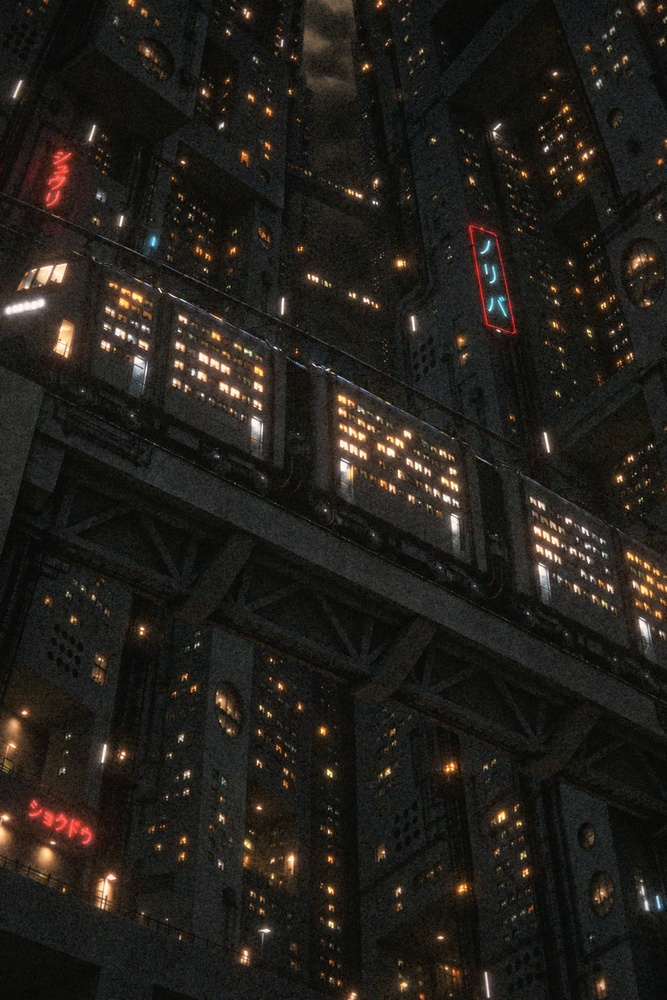
#> input picture images/night_photo_full_res.jpg, 667 x 1000 px, shrunk from 1988 x 2982 before the run
$ python film_b2.py ../../../images/night_photo_full_res.jpg out.png
#> lines starting #> are read from the running program, lines starting #| are printed output that depends on the picture; after the words box and inside, x2 and y2 are one past the last pixel; in counts of white or black regions, pixels touching at a corner belong together
#!/usr/bin/env python3
"""Kodak Portra 400 night-shoot emulation + lab scan (Frontier/Noritsu-like).

usage: python3 -I scripts/film.py IN.png OUT.png [--seed N] [--grain 1.0] [--halation 1.0] [--exposure 0.0]
          [--look portra|cinematic] [--mtf 0.12] [--halo-size 0.75] [--diffusion 0.006] [--sharpen 1.0]
          [--clarity 0.35] [--grain-size 0.8] [--grain-shadow 0.55] [--legacy]
  --legacy reproduces the pre-clarity version exactly (MTF 0.25, full halation spread, 1.2% diffusion,
  single-radius USM, coarser/heavier shadow grain).

Pipeline (linear light unless noted):
  1. exposure (stops) and film MTF softness
  2. halation: bright sources get a soft halo that turns warm red-orange at its outer edge
     (light bouncing off the film base; Portra's anti-halation layer keeps it subtle) + gentle diffusion
  3. per-channel characteristic curve: long soft shoulder (neon cores roll to pastel instead of clipping),
     soft toe with a slight cyan-green lift typical of underexposed Portra scans
  4. colour: restrained saturation on the most saturated neons, warm creamy highlights, cool shadows
  5. scan: gentle midtone contrast; capture sharpening on luminance at two radii (fine + medium) with
     noise coring, highlight protection and overshoot limiting (no halos round neon), then an edge-aware
     (guided-filter) clarity boost in the shadows/midtones
  6. grain: clumpy multi-scale, density-dependent (strongest in shadows/midtones), mostly luminance with a
     little dye-cloud chroma; size scales with output resolution; deterministic with --seed
"""
import argparse
import numpy as np
import cv2
from PIL import Image


def s2l(x):
    return np.where(x <= 0.04045, x / 12.92, ((x + 0.055) / 1.055) ** 2.4).astype(np.float32)


def l2s(x):
    x = np.clip(x, 0, None)
    return np.where(x <= 0.0031308, x * 12.92, 1.055 * np.power(x, 1 / 2.4) - 0.055).astype(np.float32)


def blur(img, sigma):
    if sigma <= 0:
        return img
    return cv2.GaussianBlur(img, (0, 0), sigma, borderType=cv2.BORDER_REFLECT)


def smoothstep(a, b, x):
    t = np.clip((x - a) / (b - a), 0, 1)
    return t * t * (3 - 2 * t)


def luma(x):
    return 0.2126 * x[..., 0] + 0.7152 * x[..., 1] + 0.0722 * x[..., 2]


def guided(I, r, eps):
    """self-guided filter (He et al.): edge-preserving smooth base of a single-channel image"""
    box = lambda x: cv2.boxFilter(x, -1, (2 * r + 1, 2 * r + 1), borderType=cv2.BORDER_REFLECT)
    m = box(I); v = box(I * I) - m * m
    A = v / (v + eps); B = m - A * m
    return box(A) * I + box(B)


def sharpen(ls, k, amount):
    """two-radius luminance capture sharpening with coring, highlight protection and overshoot limit"""
    d1 = ls - blur(ls, 0.55 * k)                      # fine: edges of windows, railings, letter strokes
    d2 = ls - blur(ls, 1.5 * k)                       # medium: acutance of larger structures
    u = 0.85 * d1 + 0.45 * d2
    t = 0.0035                                        # coring: leave flat noise / JPEG mush alone
    u = u * (u * u / (u * u + t * t))
    u *= 1 - 0.75 * smoothstep(0.62, 0.95, ls)        # protect bright neon / highlights
    sh = ls + amount * u
    ker = np.ones((3, 3), np.uint8)                   # limit over/undershoot to a small margin: no halos
    mx, mn = cv2.dilate(ls, ker), cv2.erode(ls, ker)
    m = 0.018
    sh = np.minimum(sh, mx + m + 0.25 * np.maximum(sh - mx - m, 0))
    sh = np.maximum(sh, mn - m - 0.25 * np.maximum(mn - m - sh, 0))
    return sh - ls


def clarity(ls, k, amount):
    """local contrast vs an edge-aware base, strongest in the shadows/midtones, off in highlights"""
    base = guided(ls, max(2, int(round(12 * k))), 0.03 ** 2)
    d = ls - base
    w = smoothstep(0.03, 0.14, ls) * (1 - smoothstep(0.5, 0.85, ls))
    return amount * np.clip(d, -0.08, 0.08) * w


def main():
    ap = argparse.ArgumentParser(description=__doc__, formatter_class=argparse.RawDescriptionHelpFormatter)
    ap.add_argument('inp'); ap.add_argument('out')
    ap.add_argument('--seed', type=int, default=400)
    ap.add_argument('--grain', type=float, default=1.0)
    ap.add_argument('--halation', type=float, default=1.0)
    ap.add_argument('--exposure', type=float, default=0.0, help='stops')
    ap.add_argument('--jpeg', default=None, help='also write a JPEG (quality 95) here')
    ap.add_argument('--look', default='portra', choices=['portra', 'cinematic'],
                    help='cinematic = desaturated teal-green night grade, lifted hazy blacks, heavier grain')
    ap.add_argument('--mtf', type=float, default=0.12, help='film/lens MTF blur sigma (px at 2400 wide); legacy 0.25')
    ap.add_argument('--halo-size', type=float, default=0.75, help='halation radius scale; legacy 1.0')
    ap.add_argument('--diffusion', type=float, default=0.006, help='diffusion veil weight; legacy 0.012')
    ap.add_argument('--sharpen', type=float, default=1.0, help='two-radius capture sharpening amount')
    ap.add_argument('--clarity', type=float, default=0.35, help='edge-aware local contrast in shadows/mids')
    ap.add_argument('--grain-size', type=float, default=0.8, help='grain size scale; legacy 1.0')
    ap.add_argument('--grain-shadow', type=float, default=0.55, help='grain strength in the shadows; legacy 1.0')
    ap.add_argument('--legacy', action='store_true', help='pre-clarity behaviour (overrides the flags above)')
    a = ap.parse_args()
    if a.legacy:
        a.mtf, a.halo_size, a.diffusion, a.grain_size, a.grain_shadow = 0.25, 1.0, 0.012, 1.0, 1.0

    img = np.asarray(Image.open(a.inp).convert('RGB'), np.float32) / 255.0
    H, W = img.shape[:2]
    k = W / 2400.0                                   # resolution scale (tuned at 2400x3600)
    lin = s2l(img) * (2.0 ** a.exposure)

    # 1. film / lens MTF: a touch of softness
    lin = blur(lin, a.mtf * k)

    # 2. halation + diffusion
    L = luma(lin)
    hot = np.clip(lin - 0.35, 0, None) * smoothstep(0.35, 1.2, L)[..., None]
    halo_in = blur(hot, 5 * k * a.halo_size)
    halo_out = blur(hot, 16 * k * a.halo_size)
    warm = np.array([1.0, 0.36, 0.12], np.float32)       # red-orange at the outer edge
    hal = (halo_in * 0.35 + (halo_out * warm) * 0.55) * a.halation
    diff = blur(lin, 9 * k) * a.diffusion * a.halation
    lin = lin + hal + diff

    # 3. characteristic curve per channel (crossover: red shoulder slightly later -> warm highlights)
    shoulder = np.array([1.55, 1.40, 1.25], np.float32)
    y = lin / (1.0 + lin / shoulder)
    y = y * 1.06                                     # unit slope at the toe; slight overall density lift
    toe = np.array([0.0022, 0.0034, 0.0038], np.float32)
    y = y * (1 - toe) + toe * (1 - np.exp(-y / 0.02))  # soft toe with a slight cyan-green lift
    y = np.clip(y, 0, None)

    # 4. colour: tame the most saturated neons, warm highlights, cool shadows
    Ly = luma(y)[..., None]
    C = y - Ly
    sat = np.linalg.norm(C, axis=-1, keepdims=True) / (Ly + 0.02)
    y = Ly + C * (0.93 - 0.14 * smoothstep(0.6, 2.2, sat))
#> call 2 of smoothstep, with a = 0.6, b = 2.2
#> in smoothstep (call 2), `t = np.clip((x - a) / (b - a), 0, 1)`:
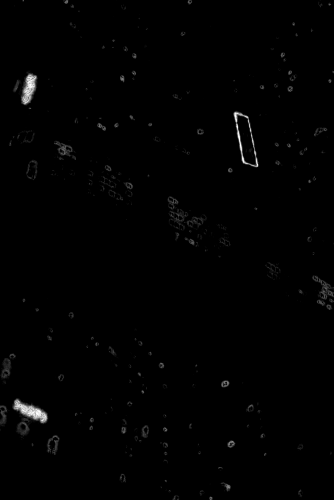
#> t: shape (1000, 667, 1) float32 (shown at 1/2 size); min 0, max 1, mean 0.00753
    h = smoothstep(0.08, 0.7, Ly)
    y = y * (1 + h * np.array([0.045, 0.012, -0.05], np.float32)) * (1 + (1 - h) * np.array([-0.02, 0.005, 0.03], np.float32))

    # 4b. cinematic grade (style references): near-monochrome, teal-green shadows, warm sodium highlights
    if a.look == 'cinematic':
        Ly = luma(y)[..., None]
        h = smoothstep(0.02, 0.6, Ly)
        satk = 0.62 + 0.22 * smoothstep(0.25, 1.0, Ly)        # keep a little more colour in bright neon cores
        y = Ly + (y - Ly) * satk
        y = y * (1 + (1 - h) * np.array([-0.16, 0.05, -0.02], np.float32)) * (1 + h * np.array([0.07, 0.015, -0.10], np.float32))

    # 5. scan: back to display, gentle midtone contrast, unsharp mask on luminance
    g = l2s(y)
    g = np.clip(g, 0, 1)
    if a.look == 'cinematic':
        lift = np.array([0.022, 0.031, 0.028], np.float32)      # blacks sit in green-grey haze
        g = lift + g * (1 - lift) * 0.97
        g = g + 0.10 * (g - 0.5) * (1 - np.abs(2 * g - 1))
    else:
        g = g + 0.06 * (g - 0.5) * (1 - np.abs(2 * g - 1))
    lum_s = luma(g)
    if a.legacy:
        usm = lum_s - blur(lum_s, 1.1 * k)
        g = g + (0.75 * usm)[..., None]
    else:
        d = np.zeros_like(lum_s)
        if a.sharpen: d += sharpen(lum_s, k, a.sharpen)
#> in sharpen, `d1 = ls - blur(ls, 0.55 * k)`:
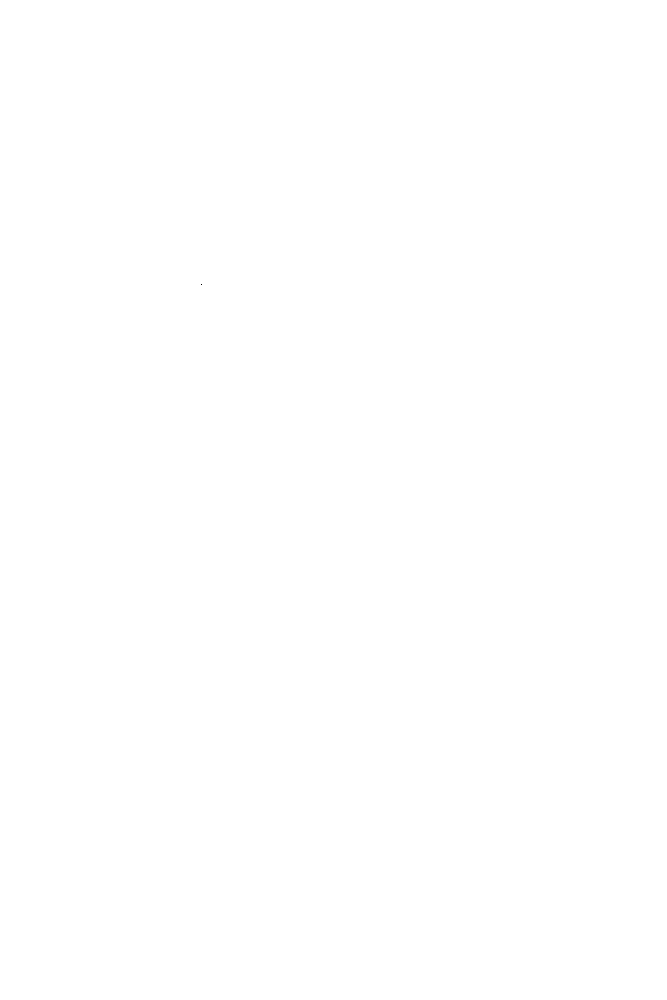
#> d1: shape (1000, 667) float32; values -2.33e-10 (black) and 0 (white), 100% white; black in thin lines or dots, all inside (x1, y1, x2, y2) = (201, 284, 202, 285)
#> in sharpen, `d2 = ls - blur(ls, 1.5 * k)`:
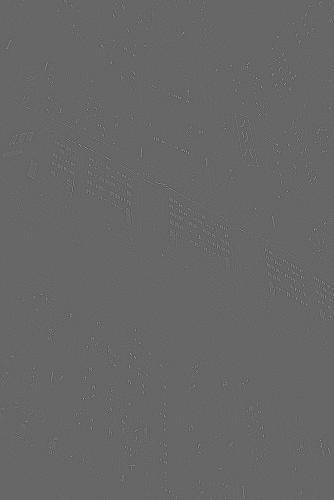
#> d2: shape (1000, 667) float32 (shown at 1/2 size); min -0.0553, max 0.0814, mean -6.6e-09; drawn with min black and max white
#> in sharpen, `mx, mn = cv2.dilate(ls, ker), cv2.erode(ls, ker)`:
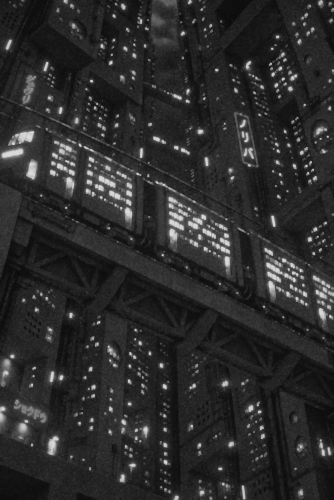
#> mx: shape (1000, 667) float32 (shown at 1/2 size); min 0.0379, max 0.861, mean 0.173
        if a.clarity: d += clarity(lum_s + d, k, a.clarity)
#> in guided, `v = box(I * I) - m * m`:
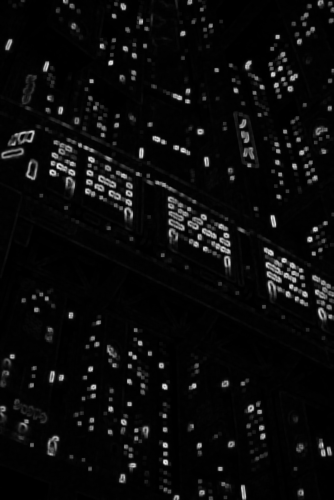
#> v: shape (1000, 667) float32 (shown at 1/2 size); min 2.07e-05, max 0.0605, mean 0.00281; drawn with min black and max white
#> in guided, `A = v / (v + eps)`:
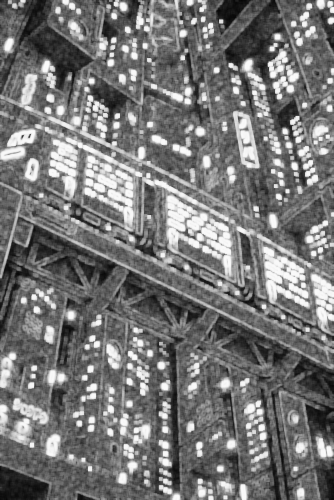
#> A: shape (1000, 667) float32 (shown at 1/2 size); min 0.0225, max 0.985, mean 0.465
#> in guided, `B = m - A * m`:
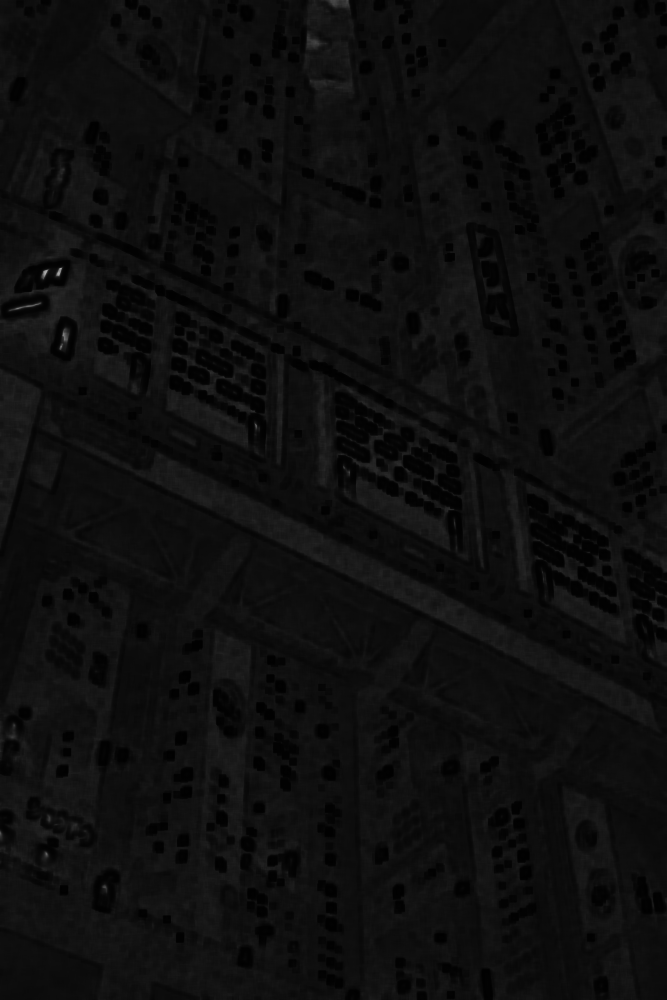
#> B: shape (1000, 667) float32; min 0.005, max 0.675, mean 0.0568
        g = g + d[..., None]

    # 6. grain (sRGB domain): clumpy multi-scale, density dependent
    rng = np.random.default_rng(a.seed)
    def octave(sig, shape=(H, W)):
        n = rng.standard_normal(shape).astype(np.float32)
        n = blur(n, sig)
        return n / (n.std() + 1e-6)
    gs = a.grain_size
    gl = 0.7 * octave(0.6 * k * gs) + 0.3 * octave(1.2 * k * gs) + 0.08 * gs * octave(2.6 * k * gs)
    gl /= gl.std()
    ls = np.clip(luma(np.clip(g, 0, 1)), 0, 1)
    if a.legacy:
        amp = 0.006 + 0.019 * np.exp(-((ls - 0.22) / 0.26) ** 2) + 0.006 * (1 - ls)   # peaks in shadows/midtones
    else:
        # same midtone grain, less in the deep shadows (where it read as noise over the dark concrete)
        sh = a.grain_shadow + (1 - a.grain_shadow) * smoothstep(0.08, 0.32, ls)
        amp = (0.006 + 0.019 * np.exp(-((ls - 0.24) / 0.26) ** 2)) * sh + 0.006 * a.grain_shadow * (1 - ls)
    amp *= a.grain * (0.85 if a.look == 'cinematic' else 0.8)
    chroma = np.stack([octave(1.6 * k * gs) for _ in range(3)], -1)
    chroma -= chroma.mean(-1, keepdims=True)
    g = g + (gl * amp)[..., None] + chroma * (amp * 0.2)[..., None]

    out = (np.clip(g, 0, 1) * 255 + 0.5).astype(np.uint8)
    Image.fromarray(out).save(a.out)
    if a.jpeg:
        Image.fromarray(out).save(a.jpeg, quality=95, subsampling=0)
    print('film:', a.inp, '->', a.out, f'{W}x{H}', f'grain {a.grain} halation {a.halation} exposure {a.exposure:+.2f}',
          'legacy' if a.legacy else f'mtf {a.mtf} halo {a.halo_size} diff {a.diffusion} sharpen {a.sharpen} '
          f'clarity {a.clarity} grain-size {a.grain_size} grain-shadow {a.grain_shadow}')
#| film: ../../../images/night_photo_full_res.jpg -> out.png 667x1000 grain 1.0 halation 1.0 exposure +0.00 mtf 0.12 halo 0.75 diff 0.006 sharpen 1.0 clarity 0.35 grain-size 0.8 grain-shadow 0.55


if __name__ == '__main__':
    main()

$ run again, on images/portra400_nikon_f3_night_giant_train.jpg
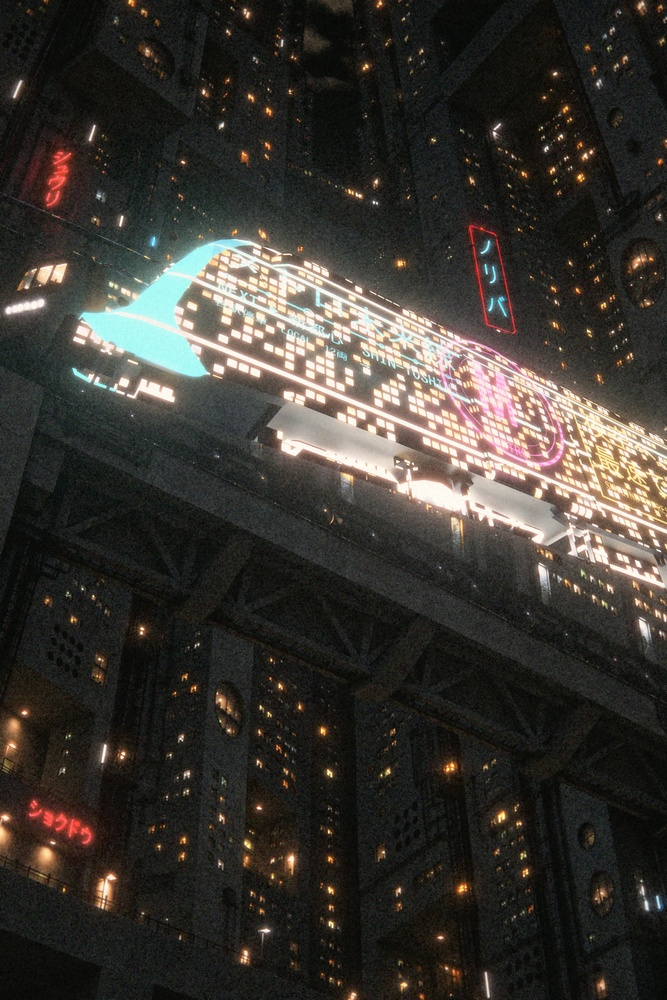
#> input picture images/portra400_nikon_f3_night_giant_train.jpg, 667 x 1000 px, shrunk from 1988 x 2982 before the run
#> in smoothstep (call 2), `t = np.clip((x - a) / (b - a), 0, 1)`:
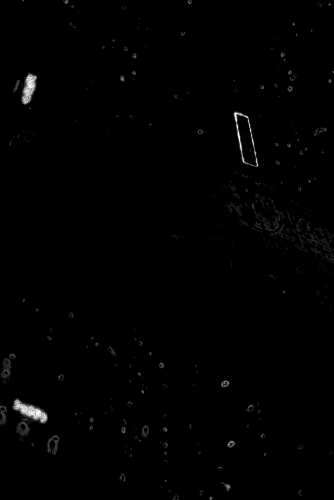
#> t: shape (1000, 667, 1) float32 (shown at 1/2 size); min 0, max 1, mean 0.00664
#> in l2s, `return np.where(x <= 0.0031308, x * 12.92, 1.055 * np.power(x, 1 / 2.4..`:
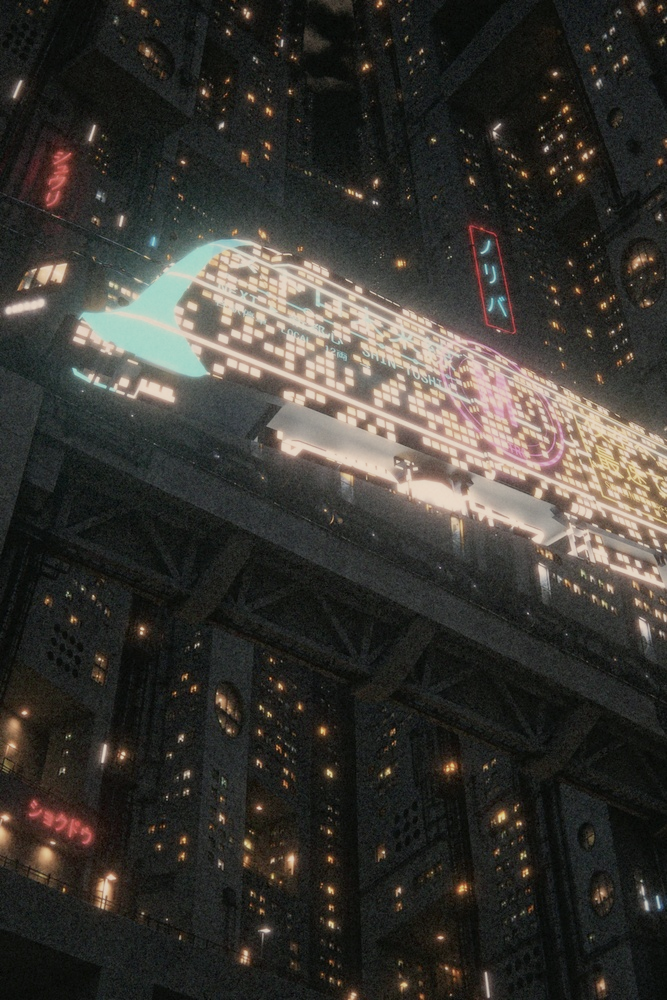
#> returned value: shape (1000, 667, 3) float32; mean of channels 0, 1, 2 0.228, 0.218, 0.198; drawn as R, G, B
#| film: ../../../images/portra400_nikon_f3_night_giant_train.jpg -> out.png 667x1000 grain 1.0 halation 1.0 exposure +0.00 mtf 0.12 halo 0.75 diff 0.006 sharpen 1.0 clarity 0.35 grain-size 0.8 grain-shadow 0.55
